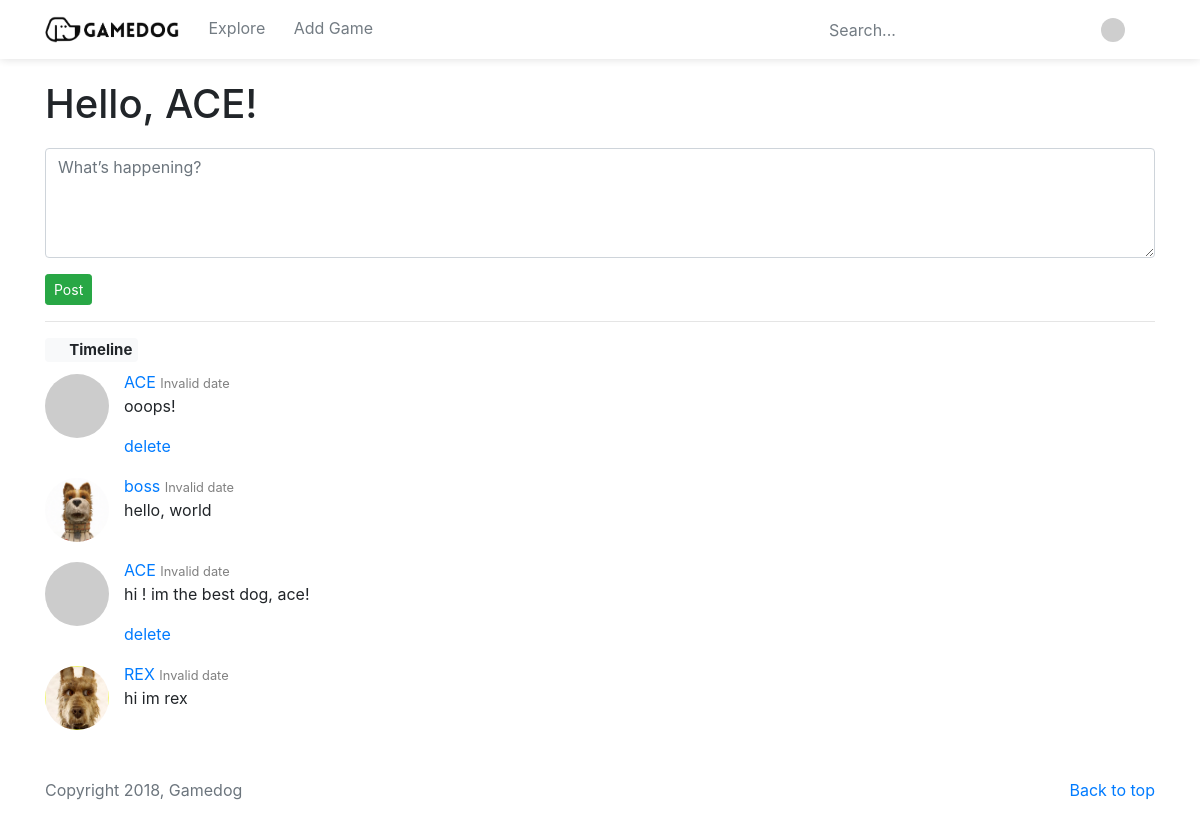
Screenshot of / (signed in) with the database file from the repository.
### app/models.py (models this page shows, shortened)
class SearchableMixin(object):
    @classmethod
    def search(cls, expression, page, per_page):
        ids, total = query_index(cls.__tablename__, expression, page, per_page)
        if total == 0:
            return cls.query.filter_by(id=0), 0
        when = []
        for i in range(len(ids)):
            when.append((ids[i], i))
        return cls.query.filter(cls.id.in_(ids)).order_by(
            db.case(when, value=cls.id)), total

class User(SearchableMixin, UserMixin, db.Model): # usermixin?
    id = db.Column(db.Integer, primary_key=True)
    username = db.Column(db.String(64), index=True, unique=True)
    email = db.Column(db.String(120), index=True, unique=True)
    password_hash = db.Column(db.String(128))
    introduction = db.Column(db.String(128))
    avatar = db.Column(db.String(128))
    admin = db.Column(db.Boolean)
    posts = db.relationship('Post', backref='author', lazy='dynamic')
    comments = db.relationship('Comment', backref='author', lazy='dynamic')
    followed = db.relationship('User', secondary=follows,
            primaryjoin=(follows.c.follower_id == id),
            secondaryjoin=(follows.c.followed_id == id),
            backref=db.backref('followers', lazy='dynamic'), lazy='dynamic')
    sent_messages = db.relationship('Inbox', backref='author', lazy='dynamic', foreign_keys="[Inbox.sender_id]")
    received_messages = db.relationship('Inbox', backref='receiver', lazy='dynamic', foreign_keys="[Inbox.receiver_id]")
    __searchable__ = ['username']
    def get_avatar(self, size):
        if self.avatar:
            return '/img/' + self.avatar
        digest = md5(self.email.lower().encode('utf-8')).hexdigest()
        return 'https://www.gravatar.com/avatar/{}?d=retro&s={}'.format(
                digest, size)
    def followed_posts(self):
        others = Post.query.join(
                follows, (follows.c.followed_id == Post.user_id)).filter(
                        follows.c.follower_id == self.id)
        own = Post.query.filter_by(user_id = self.id)
        return others.union(own).order_by(Post.timestamp.desc())

class Post(db.Model):
    id = db.Column(db.Integer, primary_key=True)
    body = db.Column(db.String(140))
    timestamp = db.Column(db.DateTime, index=True, default=datetime.now)
    user_id = db.Column(db.Integer, db.ForeignKey('user.id'))

### app/routes.py (the view)
@app.route('/', methods=['GET', 'POST'])
@login_required
def index():
    form = PostForm()
    if form.validate_on_submit():
        post = Post(body=form.post.data, author=current_user)
        db.session.add(post)
        db.session.commit()
        flash('Successful post sending!')
        return redirect(url_for('index'))
    posts = current_user.followed_posts()
    return render_template('index.html', title='Home', form=form, posts=posts)

### app/forms.py
class SearchForm(FlaskForm):
    q = StringField('search', validators=[DataRequired()])
    def __init__(self, *args, **kwargs):
        if 'formdata' not in kwargs:
            kwargs['formdata'] = request.args
        if 'csrf_enabled' not in kwargs:
            kwargs['csrf_enabled'] = False
        super(SearchForm, self).__init__(*args, **kwargs)

class PostForm(FlaskForm):
    post = TextAreaField('Post', validators=[DataRequired(), Length(min=1,max=140)])
    submit = SubmitField('Submit')

### app/models.py (called while the page is built)
@login.user_loader
def load_user(id):
    return User.query.get(int(id))

### app/routes.py (called while the page is built)
@app.before_request
def before_request():
    if current_user.is_authenticated:
        g.search_form = SearchForm()

### app/templates/index.html (shortened to what this page needs)
{% extends "base.html" %}
{% block content %}
		<h1>Hello, {{ current_user.username }}!</h1>
		{% if form %}
		<div>
			<form action="" method="post">
				{% if form.post.errors|length > 0 %}
				{{ form.post(cols=64, rows=4, class="form-control is-invalid") }}
				{% else %}
				{{ form.post(cols=64, rows=4, class="form-control", placeholder="What’s happening?") }}
				{% endif %}
				<div class="mt-3">{{ form.submit(class="btn btn-success btn-sm", value="Post") }}</div>
			</form>
		</div>
		{% endif %}
		<hr/>
		<div class="mt2">
		<h5><span class="badge badge-light"><i class="fa fa-crow"></i> Timeline</span></h5>
		{% for post in posts %}
			{% include "_post.html" %}
		{% endfor %}
		</div>
{% endblock %}

### app/templates/base.html (shortened to what this page needs)
<html>
	<head>
    <link href="/css/bootstrap.min.css" rel="stylesheet">
    <link href="/css/bootstrap-stars.css" rel="stylesheet">
		<link href="/css/fontawesome/css/fontawesome-all.css" rel="stylesheet">
		<link href="/css/main.css" rel="stylesheet">
	</head>
	<body>
		<header class="navbar py-3">
			<div class="container">
				<div class="row flex-nowrap justify-content-between align-items-center w-100">
					<div class="col-8">
						<a class="text-dark logo" href="{{ url_for('index') }}">
							<img src="/img/logo.png" width="135"/>
						</a>
						<a class="text-muted ml-4" href="{{ url_for('explore') }}">Explore</a>
						{%if current_user.admin %}
						<a class="text-muted ml-4" href="{{ url_for('add_item') }}">Add Game</a>
						{% endif %}
					</div>
					<div class="col-4 d-flex justify-content-end align-items-center">
						{% if g.search_form %}
						<i class="fa fa-search text-muted mr-2"></i>
						<form method='get' action="{{ url_for('search') }}" class="mr-4 mb-0">
							{{ g.search_form.q(class="form-control ghost", placeholder="Search...", autocomplete="off") }}
						</form>
						{% endif %}
						{%if current_user.is_anonymous %}
						<a class="btn btn-sm btn-outline-secondary" href="{{ url_for('login') }}">Login</a>
						{% else %}
						<a id="profile" class="text-muted" href="{{ url_for('user', username=current_user.username) }}">
							<img class='avatar small-avatar' src="{{ current_user.get_avatar(24) }}" width=24 height=24>
						</a>
						{% endif %}
					</div>
				</div>
			</div>
		</header>
		<div class="container" style="margin-top: 5rem;">
			{% block content %}{% endblock %}
		</div>
		<footer class="text-muted mt-5 mb-5">
			<div class="container">
				<p class="float-right">
					<a href="#"><i class="fa fa-arrow-up"></i> Back to top</a>
				</p>
				<p>Copyright 2018, Gamedog</p>
			</div>
		</footer>
	</body>
</html>

### app/templates/_post.html
<div class="row mb-3">
	<div class="col-auto mt-1 pr-0">
		<a href="{{ url_for('user', username=post.author.username) }}">
			<img class="avatar" src="{{ post.author.get_avatar(64) }}" width=64 height=64><br/>
		</a>
	</div>
	<div class="col">
		<div>
			<a href="{{ url_for('user', username=post.author.username) }}">
				{{ post.author.username }}
			</a>
			<span class="format-date">{{ post.timestamp }}</span>
		</div>
		<p>
			{{ post.body }}
		</p>
		{% if post.author == current_user %}
		<a href="{{ url_for('delete_post', id=post.id) }}">
			delete
		</a>
		{% endif %}
	</div>
</div>

### rows the page displays
User: username "ACE"
Post: author.username "ACE", body "ooops!"
Post: author.get_avatar (picture), author.username "boss", body "hello, world"
Post: author.username "ACE", body "hi ! im the best dog, ace!"
Post: author.get_avatar (picture), author.username "REX", body "hi im rex"
